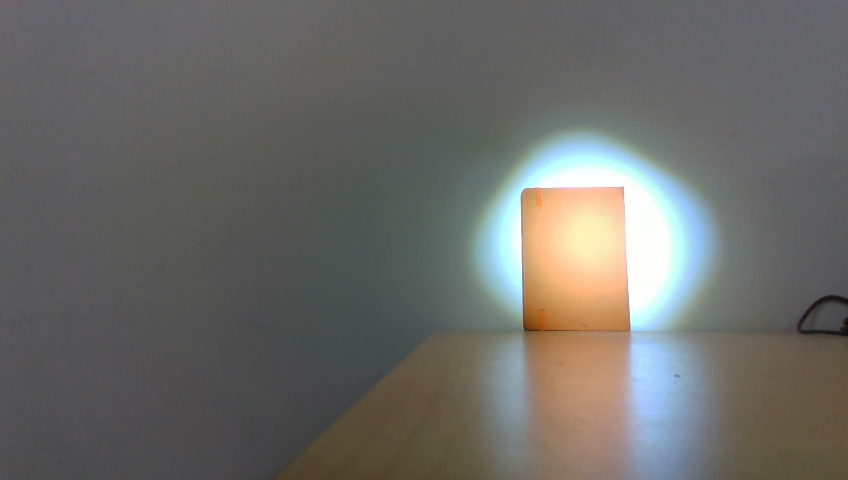
#> input picture S2/color_shot_11.png, 848 x 480 px, given in place of left_shot_3.png, which was not available
$ python Sample4_resize.py   (older library calls are emulated)
#> lines starting #> are read from the running program, lines starting #| are printed output that depends on the picture; pictures that were not available may be replaced by others from this repository, and a replacement may not be noted
import numpy as np
import cv2
import camera_configs

cv2.namedWindow("left")
cv2.namedWindow("right")
cv2.namedWindow("depth")
cv2.moveWindow("left", 0, 0)
cv2.moveWindow("right", 600, 0)
cv2.createTrackbar("num", "depth", 0, 10, lambda x: None)
#> slider 'num' is set to 3
cv2.createTrackbar("blockSize", "depth", 5, 255, lambda x: None)
# camera1 = cv2.VideoCapture(0)
# camera2 = cv2.VideoCapture(1)

# 添加点击事件，打印当前点的距离
def callbackFunc(e, x, y, f, p):
    if e == cv2.EVENT_LBUTTONDOWN:
        print (threeD[y][x])
        print ("Distance unit is mm")

cv2.setMouseCallback("depth", callbackFunc, None)

while True:
#     ret1, frame1 = camera1.read()
#     ret2, frame2 = camera2.read()
    frame1 = cv2.imread("./camera_shot/left_shot_3.png")
#> frame1 is the input picture: shape (480, 848, 3); mean B, G, R 102.9, 106.6, 107.3
    frame2 = cv2.imread("./camera_shot/right_shot_3.png")
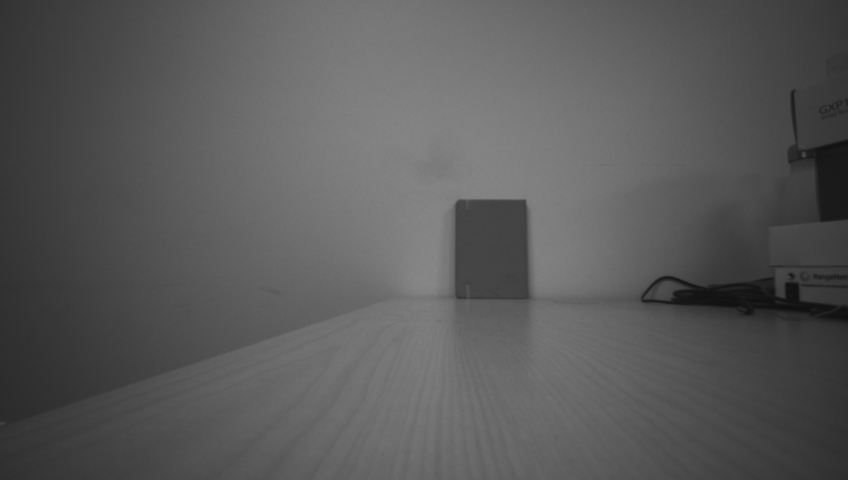
#> input picture S2/right_shot_3.png, 848 x 480 px, found by its file name
#> frame2 is the input picture: shape (480, 848, 3); min 17, max 136, mean 89.7

    # if not ret1 or not ret2:
        # break

    # 根据更正map对图片进行重构
    img1_rectified = cv2.remap(frame1, camera_configs.left_map1, camera_configs.left_map2, cv2.INTER_LINEAR)
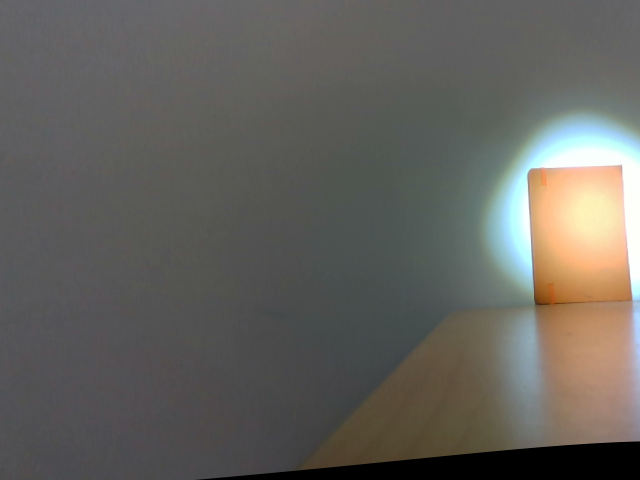
#> img1_rectified: shape (480, 640, 3); mean B, G, R 93, 97.9, 99.8
    img2_rectified = cv2.remap(frame2, camera_configs.right_map1, camera_configs.right_map2, cv2.INTER_LINEAR)
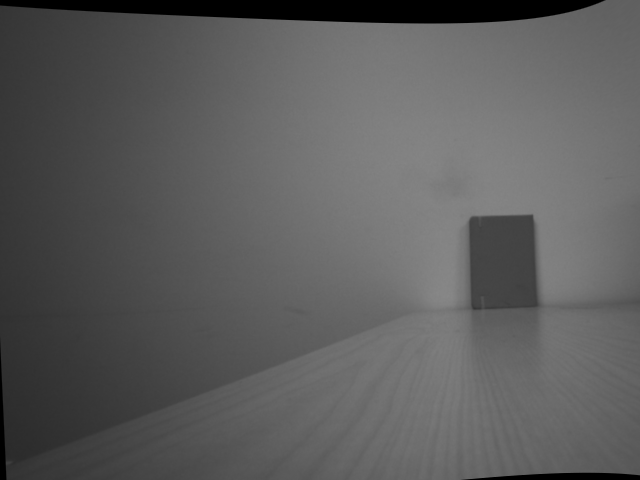
#> img2_rectified: shape (480, 640, 3); min 0, max 136, mean 91.9

    # 将图片置为灰度图，为StereoBM作准备
    imgL = cv2.cvtColor(img1_rectified, cv2.COLOR_BGR2GRAY)
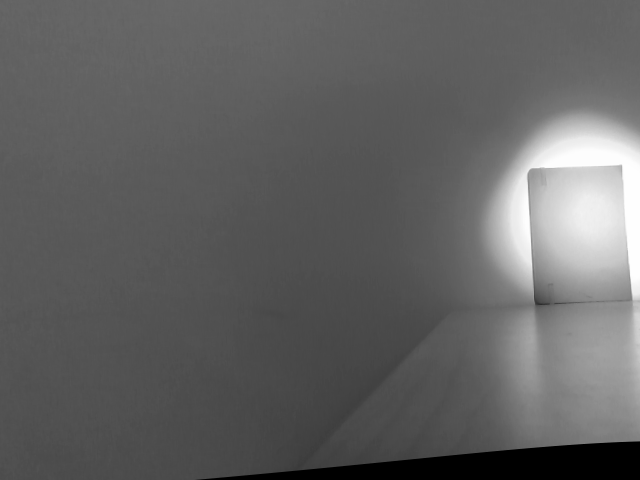
#> imgL: shape (480, 640); min 0, max 255, mean 97.9
    imgR = cv2.cvtColor(img2_rectified, cv2.COLOR_BGR2GRAY)

    imgL = cv2.GaussianBlur(imgL, (5, 5), 0)
    imgR = cv2.GaussianBlur(imgR, (5, 5), 0)
    # 两个trackbar用来调节不同的参数查看效果
    num = cv2.getTrackbarPos("num", "depth")
    blockSize = cv2.getTrackbarPos("blockSize", "depth")
    if blockSize % 2 == 0:
        blockSize += 1
    if blockSize < 5:
        blockSize = 5

    # 根据Block Maching方法生成差异图（opencv里也提供了SGBM/Semi-Global Block Matching算法，有兴趣可以试试）
    # stereo = cv2.StereoBM_create(numDisparities=16*num, blockSize=blockSize)

    stereo = cv2.StereoSGBM_create(
            minDisparity=-1,
            numDisparities=16*num+16,  # max_disp has to be dividable by 16 f. E. HH 192, 256
            blockSize=blockSize,
            P1=8 * 3 * blockSize,
            # wsize default 3; 5; 7 for SGBM reduced size image; 15 for SGBM full size image (1300px and above); 5 Works nicely
            P2=32 * 3 * blockSize,
            disp12MaxDiff=12,
            uniquenessRatio=10,
            speckleWindowSize=50,
            speckleRange=32,
            preFilterCap=63,
            mode=cv2.STEREO_SGBM_MODE_SGBM_3WAY
        )

    disparity = stereo.compute(imgL, imgR)
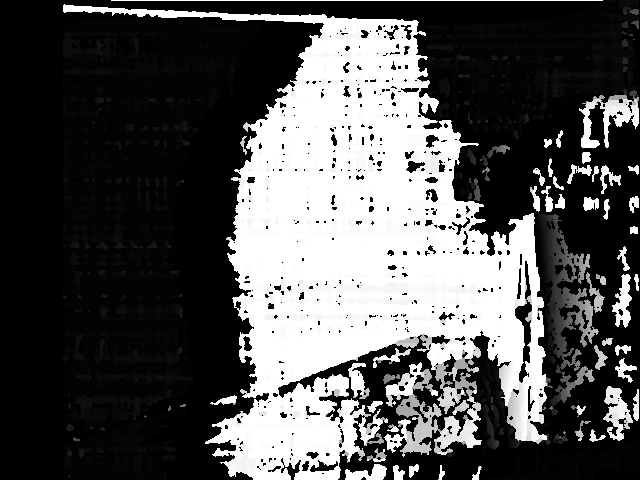
#> disparity: shape (480, 640) int16; min -32, max 992, mean 308.2; drawn with min black and max white

    disp = cv2.normalize(disparity, disparity, alpha=0, beta=255, norm_type=cv2.NORM_MINMAX, dtype=cv2.CV_8U)
    # 将图片扩展至3d空间中，其z方向的值则为当前的距离
    threeD = cv2.reprojectImageTo3D(disparity.astype(np.float32)/16., camera_configs.Q)
#> threeD: shape (480, 640, 3) float32; 0.79% of the values are NaN or infinite; the others: min -982120.4, max 982120.4, mean -5716.9
    img_color = cv2.applyColorMap(cv2.convertScaleAbs(disp, alpha=7), cv2.COLORMAP_JET)
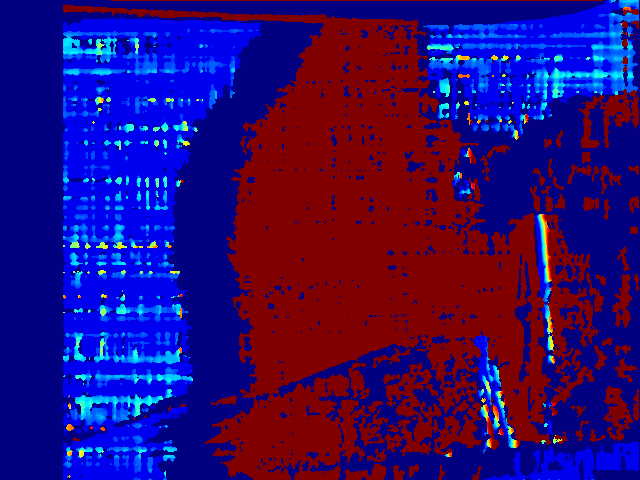
#> img_color: shape (480, 640, 3); mean B, G, R 111.9, 10.9, 45.9

    cv2.imshow("left", img1_rectified)
    cv2.imshow("right", img2_rectified)
    cv2.imshow("depth", disp)
    cv2.imshow("depth_color", img_color)

    key = cv2.waitKey(1)
#> (key q is pressed here)
    if key == ord("q"):
        break
    elif key == ord("s"):
        cv2.imwrite("./BM_left.jpg", imgL)
        cv2.imwrite("./BM_right.jpg", imgR)
        cv2.imwrite("./BM_depth.jpg", disp)

# camera1.release()
# camera2.release()
cv2.destroyAllWindows()
